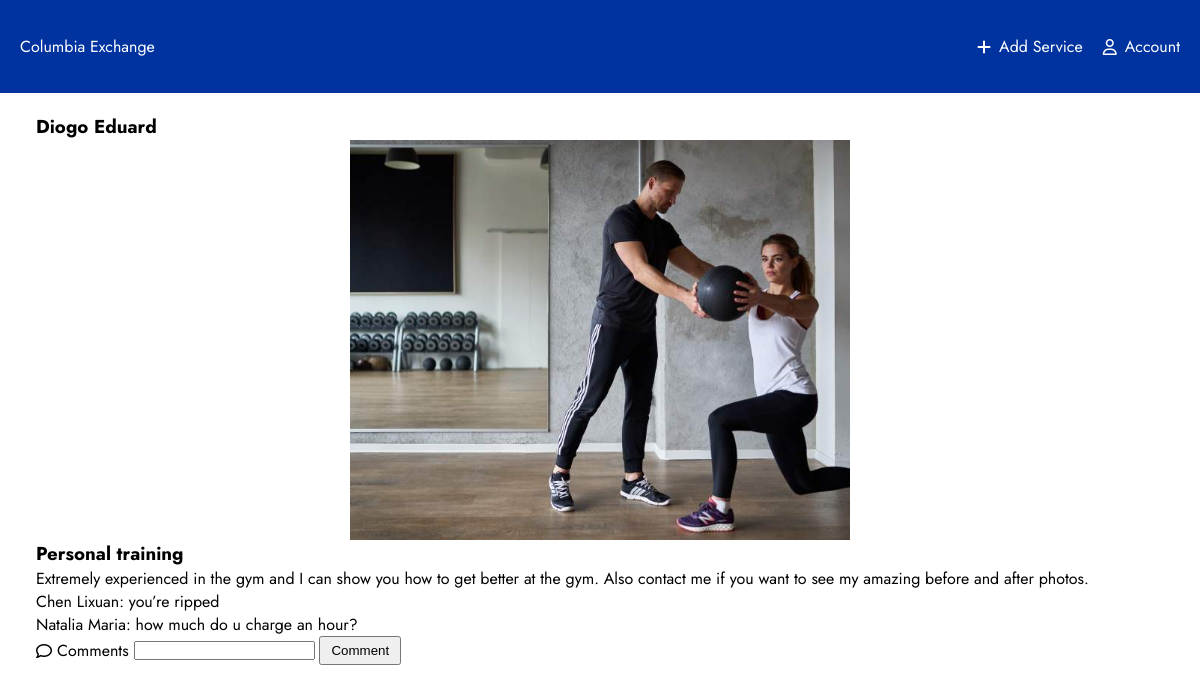
/view_service?id=2 (signed in), run on the app's committed database.
### server.py (models this page shows)
class User(db.Model):
    id = db.Column(db.Integer, primary_key=True)
    username = db.Column(db.String(20), nullable=False, unique=True)
    email = db.Column(db.String(50), nullable=False, unique=True)
    passwordhash = db.Column(db.String(80), nullable=False, unique=True)
    services = db.relationship('Service', backref='creator', lazy=True)
    user_comments = db.relationship('Comment', backref='commentor', lazy=True)

class Service(db.Model):
    id = db.Column(db.Integer, primary_key=True)
    title = db.Column(db.String(50), unique=True, nullable=False)
    description = db.Column(db.String(500), nullable=False)
    image_file = db.Column(db.String(50), nullable=False, default='/static/images/image_placeholder.png')
    creator_id = db.Column(db.Integer, db.ForeignKey('user.id'), nullable=False)
    service_comments = db.relationship('Comment', backref='service', lazy=True)

class Comment(db.Model):
    id = db.Column(db.Integer, primary_key=True)
    text = db.Column(db.String(50), nullable=False)
    service_id = db.Column(db.Integer, db.ForeignKey('service.id'), nullable=False)
    commentor_id = db.Column(db.Integer, db.ForeignKey('user.id'), nullable=False)

### server.py (the view)
@app.route('/view_service', methods=['GET', 'POST'])
@login_required
def view_service():
    if request.method == "POST":
        id = request.args.get("id")
        if not id:
            return apology("No link to service")
        service = Service.query.filter_by(id=int(id)).first()
        if not service:
            return apology("Not such service")
        new_comment = Comment(text=request.form.get("comment"), service_id=int(id), commentor_id=session["user_id"])
        db.session.add(new_comment)
        db.session.commit()
        comments = service.service_comments
        if not request.form.get("comment"):
            return apology("No comments entrered")
        return render_template('service.html', service = service, comments = comments)
    else:
        id = request.args.get("id")
        if not id:
            return apology("No link to service")
        service = Service.query.filter_by(id=int(id)).first()
        if not service:
            return apology("Not such service")
        comments = service.service_comments
        return render_template('service.html', service = service, comments = comments)

### helpers.py (called while the page is built)
def login_required(f):
    @wraps(f)
    def decorated_function(*args, **kwargs):
        if session.get("user_id") is None:
            return redirect("/login")
        return f(*args, **kwargs)
    return decorated_function

### templates/service.html (shortened to what this page needs)
{% extends "layout.html" %}
{% block content %}
<section id="home">
    <h3>{{ service.creator.username }}</h3>
    <div class="card-img">
        <img class="cropped2" src="{{ service.image_file }}">
    </div>
    <h3>{{ service.title }}</h3>
    <p>{{ service.description }}</p>
    {% for comment in comments %}
        <p>{{ comment.commentor.username }}: {{ comment.text }}</p>
    {% endfor %}
    <div class="card-footer">
        <i class="fa-regular fa-comment"></i>
        <p>Comments</p>
        <form method="post" id="comment">
            <input type="text" id="comment" name="comment" placeholder="">
            <button type="submit" id="submit-comment">Comment</button>
        </form>
    </div>
</section>
{% endblock %}

### static/main.css (style rules this page uses)
* { margin: 0; padding: 0; }
:root { --primary-color: #0033A0; --white-color: #FFFFFF; --grey-color: #C4C4C4; }
body { font-family: 'Jost', sans-serif; }
img { width: 100%; height: 100%; }
#search input, button { padding: 5px 10px 5px 10px; }
.card-img { display: flex; justify-content: center; }
.card-footer { display: flex; gap: 5px; align-items: center; cursor: pointer; height: 25%; }
.cropped2 { width: 500px; height: 400px; object-fit: cover; object-position: 20% 10%; }

### data on the page
User: creator.username "Diogo Eduard"
Service: image_file (picture), title "Personal training", description "Extremely experienced in the gym and I can show you how to get better at the gym. Also contact me if you want to see my amazing before and after photos."
Comment: commentor.username "Chen Lixuan", text "you’re ripped"
Comment: commentor.username "Natalia Maria", text "how much do u charge an hour?"
